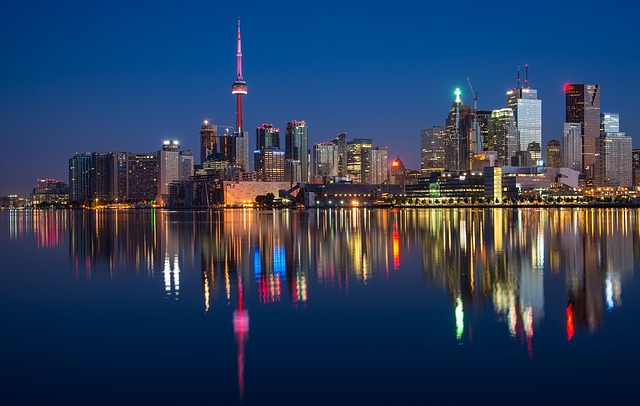
#> input picture ex5/skyline.jpg, 640 x 406 px
$ python ex5-image-manipulation.py
#> lines starting #> are read from the running program, lines starting #| are printed output that depends on the picture
# Import the pillow library; this allows us to modify images
from PIL import Image

# Image source
# https://pixabay.com/photos/buildings-cn-tower-canada-colorful-2297210 - James Wheeler
skylineImage = Image.open('ex5/skyline.jpg')
#> skylineImage is the input picture: PIL image 640x406 RGB; mean R, G, B 43, 62, 91.7

# Crop the skyline image to just include the CN tower and save it as croppedSkyline.jpg
# Values in the crop() function are LEFT, TOP, RIGHT, BOTTOM coordinates in pixels
# of the original image
croppedImage = skylineImage.crop((220, 0, 256, 143))
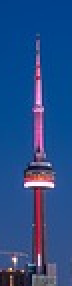
#> croppedImage: PIL image 36x143 RGB (shown 2 times larger); mean R, G, B 37.7, 76.6, 135.2
croppedImage.save('ex5/croppedSkyline.jpg')

# Resize the cropped skyline image to a size of 108px wide by 429px tall
# and save it as resizedAndCroppedSkyline.jpg
resizedImage = croppedImage.resize((108, 429))
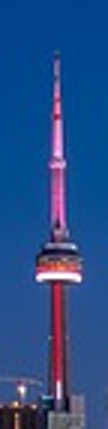
#> resizedImage: PIL image 108x429 RGB; mean R, G, B 37.7, 76.6, 135.2
resizedImage.save('ex5/resizedAndCroppedSkyline.jpg')

# Rotate the resized image 32 degrees
# the expand=True flag expands the size to hold entire rotated image
rotatedImage = resizedImage.rotate(32, expand=True).save('ex5/rotatedSkyline.jpg')
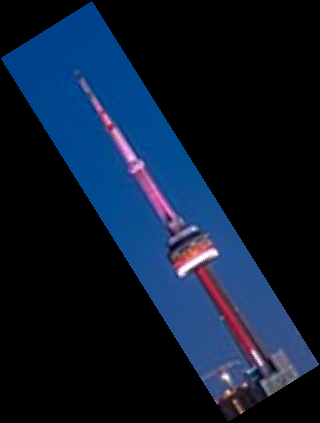
#> saved as rotatedSkyline.jpg: PIL image 320x423 RGB; mean R, G, B 12.9, 26.2, 46.3
